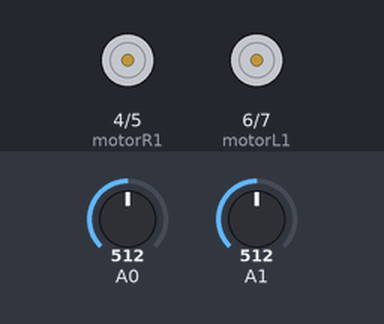
The sketch below on a simulated Arduino Uno, built with avr-gcc and run on an emulated ATmega328P. On the bench: motor-driver pin pairs drawn as motors (green arrow = first pin HIGH = forward, orange = second pin HIGH = backward, longer = more drive). The test bench sets the inputs (shaded band); at power-on: A0 = 512, A1 = 512.

Above: at 1.2 s.
1.3 s: A0 set to 18
2.8 s: A0 set to 15
At 4.0 s:
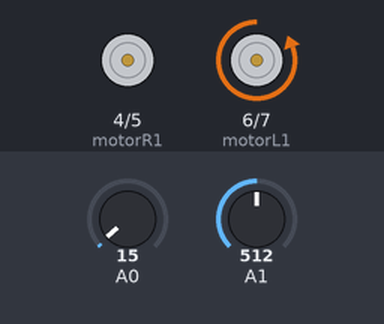
4.3 s: A1 set to 123
5.8 s: A1 set to 104
At 6.3 s:
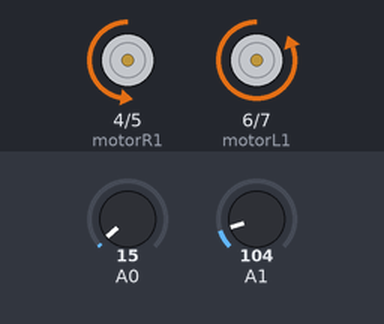
7.3 s: A1 set to 18
8.8 s: A1 set to 15
At 10.2 s:
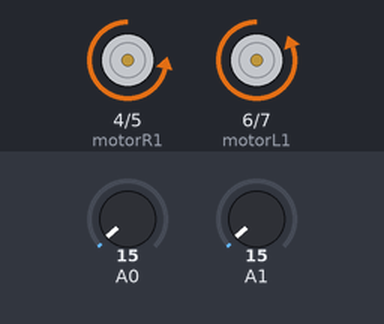
Timing chart, 0 to 11.3 s (numbered marks = the images above; inputs shaded):
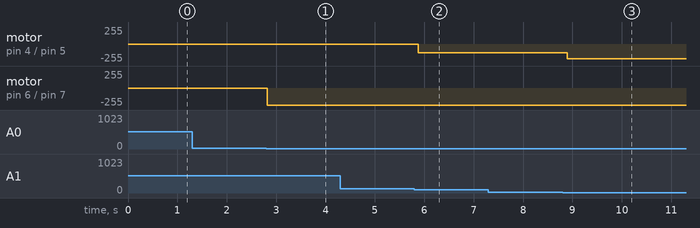

Measured:
- the behaviour switches between 17 and 16 on A0 (found by bisection; images 0 and 1)
- the behaviour switches between 112 and 111 on A1 (found by bisection; images 1 and 2)
- the behaviour switches between 17 and 16 on A1 (found by bisection; images 2 and 3)
- after the input at 1.3 s, every drawn part: stays the same
- after the input at 2.8 s, motor on pin 6 (motorL1) / pin 7 (motorL2): stopped → backward 255/255 at once
- after the input at 4.3 s, every drawn part: stays the same
- after the input at 5.8 s, motor on pin 4 (motorR1) / pin 5 (motorR2): stopped → backward 128/255 after 0.08 s
- after the input at 7.3 s, every drawn part: stays the same
- after the input at 8.8 s, motor on pin 4 (motorR1) / pin 5 (motorR2): backward 128/255 → backward 220/255 after 0.09 s

The sketch:

DualJoystickControl.ino
```cpp
/*
 * Andrew Laurin, Nick Oglive, Zechariah Rosal
 * EE151-05
 * Week 5
 * Arduino Project #7:"Dual Joystick Robot Motor Control"
 */

int motorR1 = 4;  //MotorR1 is assigned to pin 4
int motorR2 = 5;  //MotorR1 is assigned to pin 5
int motorL1 = 6;  //MotorR1 is assigned to pin 6
int motorL2 = 7;  //MotorR1 is assigned to pin 7
const int JoystickLCenterValue = 127;  //The center value for the joysticks are 518
const int JoystickRCenterValue = 127;

 void setup() {
  pinMode(motorR1, OUTPUT);  //Set motor pins to output
  pinMode(motorR2, OUTPUT);
  pinMode(motorL1, OUTPUT);
  pinMode(motorL2, OUTPUT);
 }

void loop() {
  JoystickL();  //Run the two joystick functions defined below
  JoystickR();
}

 void MoveFRS() {
  //Move right wheel forward slow
  digitalWrite(motorR1, LOW);
  analogWrite(motorR2, 128);
  delay(50);
 }

 void MoveFRF() {
  //Move right wheel forward fast
  digitalWrite(motorR1, LOW);
  analogWrite(motorR2, 220);
  delay(50);
 }

void MoveBRS() {
  //Move right wheel backward slow
  digitalWrite(motorR2, LOW);
  analogWrite(motorR1, 128);
  delay(50);
 }

 void MoveBRF() {
  //Move right wheel backwards fast
  digitalWrite(motorR2, LOW);
  analogWrite(motorR1, 220);
  delay(50);
 }

 void MoveFLS() {
  //Move left wheel forwards slow
  digitalWrite(motorL1, LOW);
  analogWrite(motorL2, 120);
  delay(50);
 }

 void MoveFLF() {
  //Moveleft wheel forwards fast
  digitalWrite(motorL1, LOW);
  analogWrite(motorL2, 209);
  delay(50);
 }

 void MoveBLS() {
  //Move left wheel backwards slow
  digitalWrite(motorL2, LOW);
  analogWrite(motorL1, 120);
  delay(50);
 }

 void MoveBLF() {
  //Move left wheel backwards fast
  digitalWrite(motorL2, LOW);
  analogWrite(motorL1, 209);
  delay(50);
 }

 void StopR() {
  //All motors stop
  digitalWrite(motorR1, LOW);
  digitalWrite(motorR2, LOW);
  delay(50);
 }

 void StopL() {
  digitalWrite(motorL1, LOW);
  digitalWrite(motorL2, LOW);
  delay(50);
 }

void JoystickL() {
  if(analogRead(A0) < (JoystickLCenterValue-110)) {     //If left joystick is all the way forwards, move forward fast
    MoveFLF();
  }
  else if(analogRead(A0) < (JoystickLCenterValue-15)) { //If left joystick is pushed half forwards, move forward slow
    MoveFLS();
  }
  else if((JoystickLCenterValue-10) < analogRead(A0) < (JoystickLCenterValue+10)) {  //If left Joystick is in center, stop
    StopL();
  }
  else if((JoystickLCenterValue+15) < analogRead(A0) < (JoystickLCenterValue+110)) {  //If left joystick is pushed half backwards, move backward slow
    MoveBLS();
  }
  else if(analogRead(A0) > (JoystickLCenterValue+115)) {  //If left joystick is pushed all the way backwards, move backward fast
    MoveBLF();
  }
  else {

  }
}

void JoystickR() {
  if(analogRead(A1) < (JoystickRCenterValue-110)) {  //If right joystick is pushed all the way forward, left wheel turns faster
    MoveFRF();
  }
  else if(analogRead(A1) < (JoystickRCenterValue-15)) { //If right joystick is pushed half forward, left wheel turns slightly faster
    MoveFRS();
  }
  else if((JoystickRCenterValue-10) < analogRead(A1) < (JoystickRCenterValue+10)) {  //If right Joystick is in center, stop
    StopR();
  }
  else if((JoystickRCenterValue+15) < analogRead(A1) > (JoystickRCenterValue+110)) { //If right joystick is pushed half forward, right wheel turns slightly faster
    MoveBRS();
  }
  else if(analogRead(A1) > (JoystickRCenterValue+115)) { //If right joystick is pushed all the way forward, right wheel turns faster
    MoveBRF();
  }
  else {

  }
}
```
